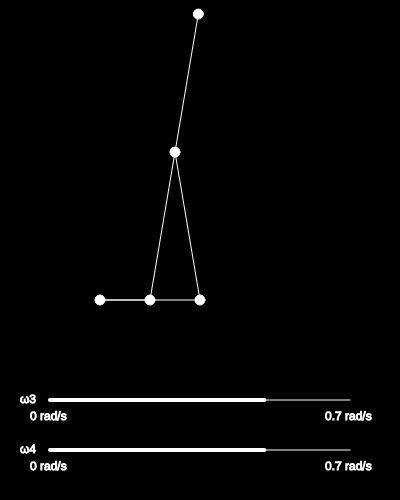
Frame 1 (no input)
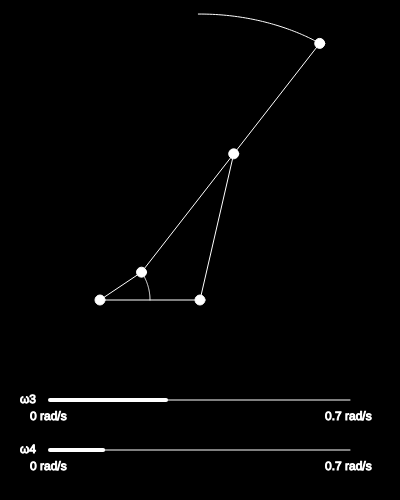
Frame 60 (no input)
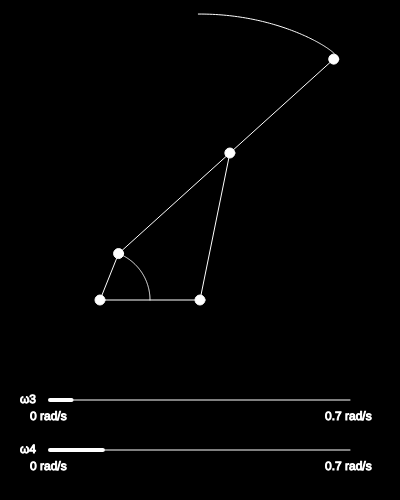
Frame 120 (the mouse pressed at the canvas centre since frame 60)

The p5.js sketch that drew these frames (run headless with seeded random() and noise() and a simulated clock; from frame 60 on, the mouse is pressed at the canvas centre):

// p5.js sketch
// ── sketch.js
/// <reference path="TSDef/p5.global-mode.d.ts"/>

var O2, O4, A, B, pextra;      // Coordenadas de los puntos del mecanismo
var theta2, theta3, theta4;    // Ángulos de las barras
var beta, delta, phi;          // Ángulos complementarios para los cálculos
var O2O4, O4B, BA, AO2, extra; // Longitudes de las barras
var O4A;                       // Longitud complementaria para los cálculos
var pointsA, pointsExtra;      // Coordenadas para trazar movimiento
var step;                      // Valor del step del ángulo
var omega2, omega3, omega4;    // Velocidades de las barras
var omega3length;

function setup() {
	createCanvas(400, 500);

	// Step del ángulo
	step = 0.01;

	// Longitudes iniciales de las barras
	O2O4 = 100;
	O4B = 150;
	BA = 150;
	AO2 = 50;
	extra = 140;

	// Inicializar arrays vacíos
	pointsA = [];
	pointsExtra = [];

	// Iniciar el ángulo en 0
	theta2 = 0;

	// Velocidad constante
	omega2 = step / (1 / 60);
}

function draw() {
	// Color de fondo
	background(0);

	// Poner el origen en el centro de la pantalla
	translate(width / 2 - 100, height / 2 + 50);

	// Cálculos complementarios para las coordenadas
	O4A = sqrt(O2O4**2 + AO2**2 - 2 * O2O4 * AO2 * cos(theta2));

	beta = asin(AO2 / O4A * sin(theta2));
	phi = acos((BA**2 + O4A**2 - O4B**2) / (2 * BA * O4A));
	delta = asin(BA / O4B * sin(phi));

	theta3 = phi - beta;
	theta4 = -(beta + delta);

	// Valores de las velocidades
	omega3 = abs((AO2 * omega2 * sin(theta4 - theta2)) / (BA * sin(theta3 - theta4)));
	omega4 = abs((AO2 * omega2 * sin(theta3 - theta2)) / (O4B * sin(theta3 - theta4)));

	// Valores de la longitud de las barras de velocidad
	omega3length = map(omega3, 0, 0.7, 0, 250);
	omega4length = map(omega4, 0, 0.7, 0, 250);

	// Coordenadas de los puntos
	O2 = createVector(0, 0);
	O4 = createVector(O2.x + O2O4, O2.y);
	A = createVector(O2.x + AO2 * cos(-theta2), O2.y + AO2 * sin(-theta2));
	B = createVector(A.x + BA * cos(-theta3), A.y + BA * sin(-theta3));
	pextra = createVector(B.x + extra * cos(-theta3), B.y + extra * sin(-theta3));

	// GUardar coordenadas de las trayectorias
	if(theta2 < 2*PI) {
		append(pointsA, A);
		append(pointsExtra, pextra);
	}

	// Color y relleno de la trayectoria de A
	noFill();
	stroke(255);

	// Trazar la trayectoria de A
	beginShape();
		for (var i = 0; i < pointsA.length; i++) {
			var point = pointsA[i];
			vertex(point.x, point.y);
		}
	endShape();

	// Color y relleno de la trayectoria de extra
	noFill();
	stroke(255);

	// Trazar la trayectoria de extra
	beginShape();
		for (var i = 0; i < pointsExtra.length; i++) {
			var point = pointsExtra[i];
			vertex(point.x, point.y);
		}
	endShape();

	// Color y relleno de las líneas que unen los puntos
	fill(255);
	stroke(255);

	// Líneas para unir los puntos
	line(O2.x, O2.y, O4.x, O4.y);
	line(O4.x, O4.y, B.x, B.y);
	line(B.x, B.y, A.x, A.y);
	line(A.x, A.y, O2.x, O2.y);
	line(B.x, B.y, pextra.x, pextra.y);

	// Color y relleno de los puntos
	fill(255);
	stroke(255);

	// Círculos en las coordenadas
	ellipse(O2.x, O2.y, 10);
	ellipse(O4.x, O4.y, 10);
	ellipse(A.x, A.y, 10);
	ellipse(B.x, B.y, 10);
	ellipse(pextra.x, pextra.y, 10);

	// Acomodar para poder poner las líneas de velocidades
	translate(-width / 2 + 100, 100);

	// Lineas de velocidades
	line(50, 0, 350, 0);
	line(50, 50, 350, 50);

	// Líneas gordas de las barras
	strokeWeight(4);
	line(50, 0, 50 + omega3length, 0);
	line(50, 50, 50 + omega4length, 50);
	strokeWeight(1);

	// Texto de la barra de omega3
	text("ω3", 20, 3);          // Omega3
	text("0 rad/s", 30, 20);    // Min
	text("0.7 rad/s", 325, 20); // Max

	// Texto de la barra de omega4
	text("ω4", 20, 53); // Omega4
	text("0 rad/s", 30, 70); // Min
	text("0.7 rad/s", 325, 70); // Max

	// Mover el ángulo
	theta2 += step;
}
